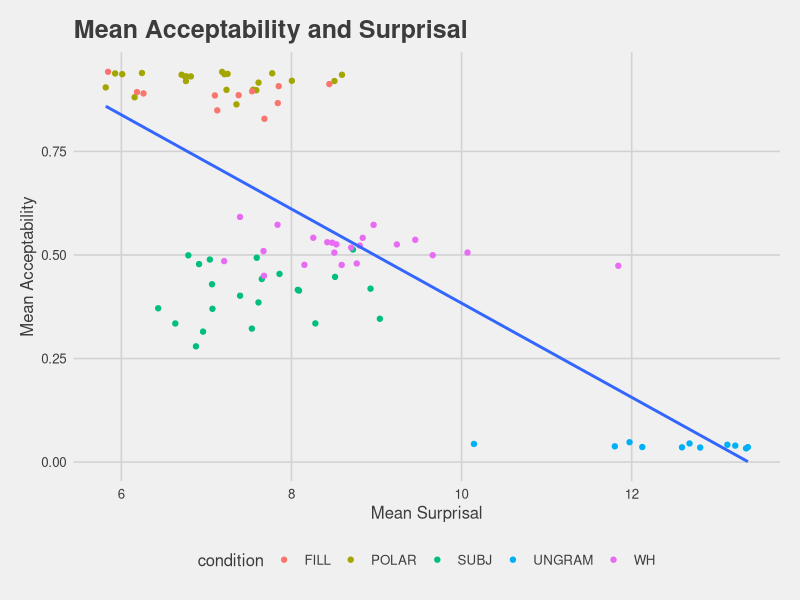
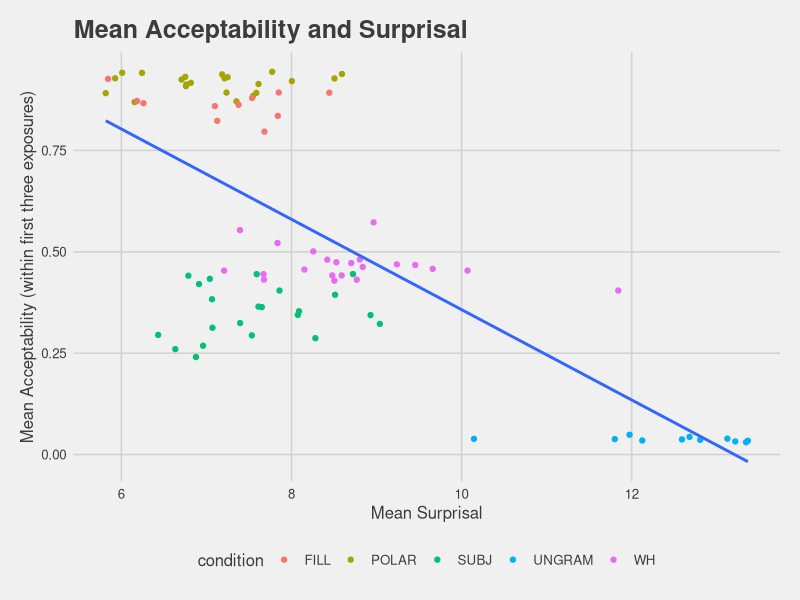
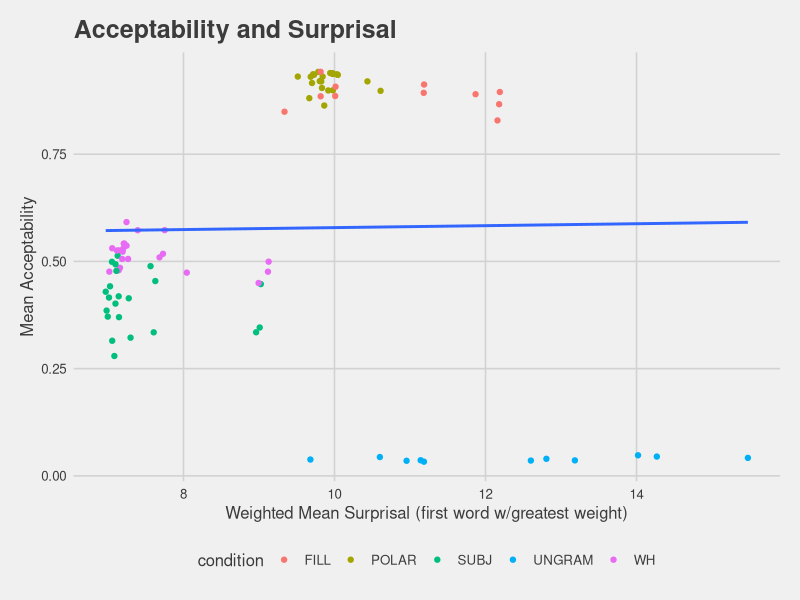
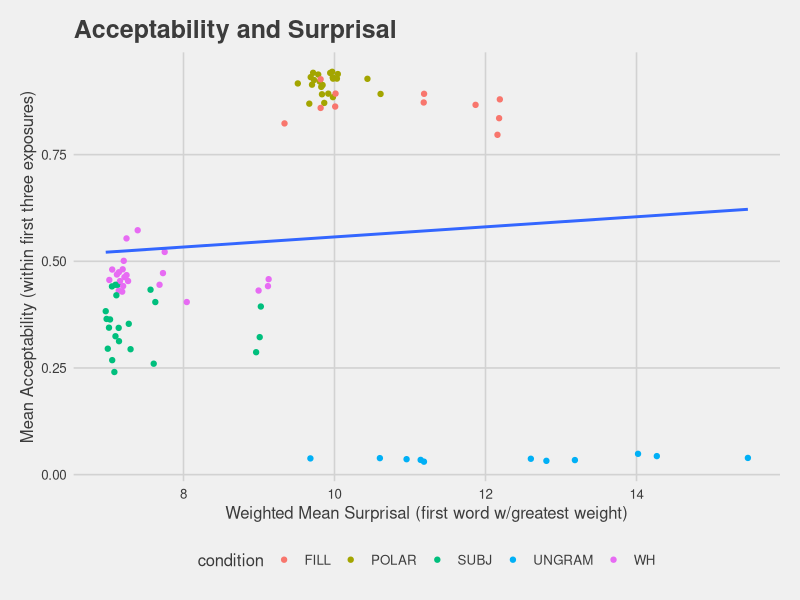
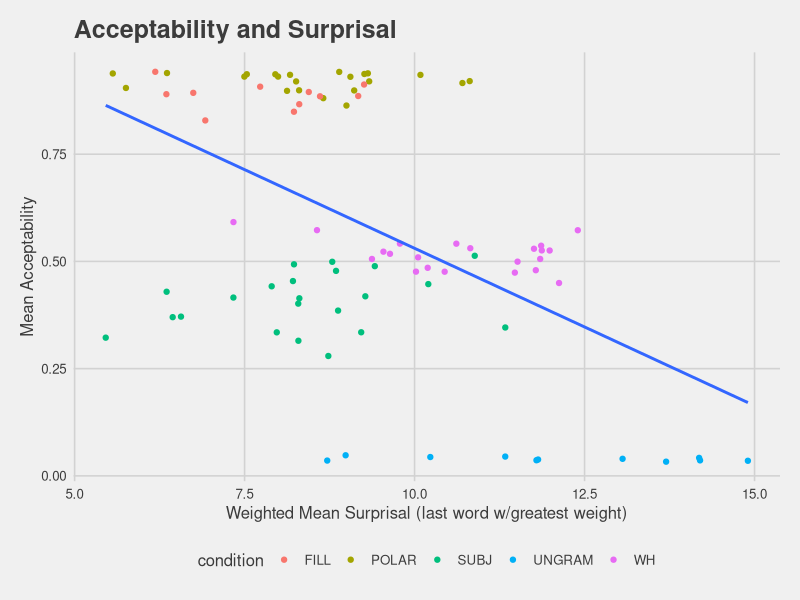
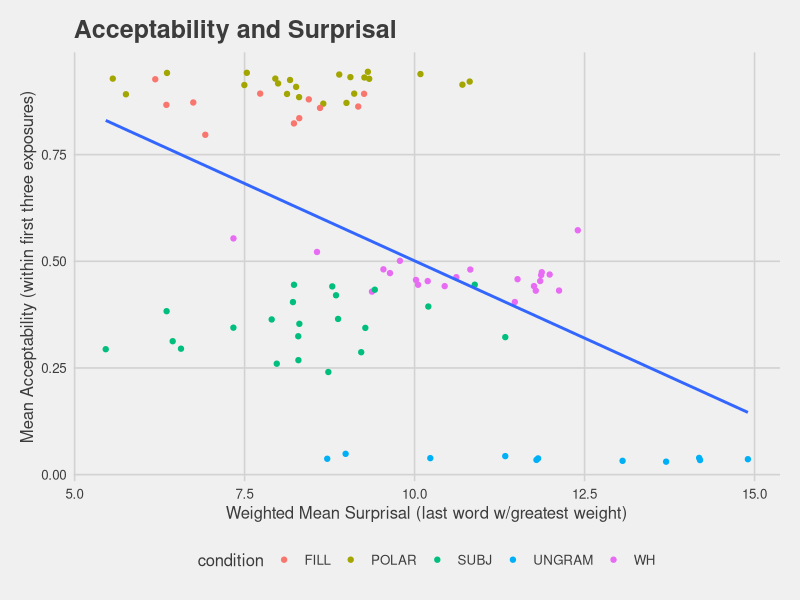
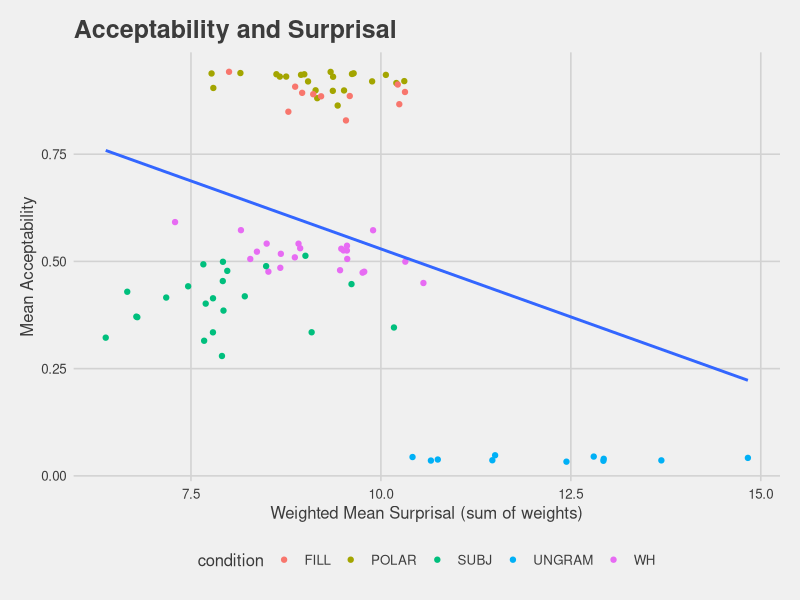
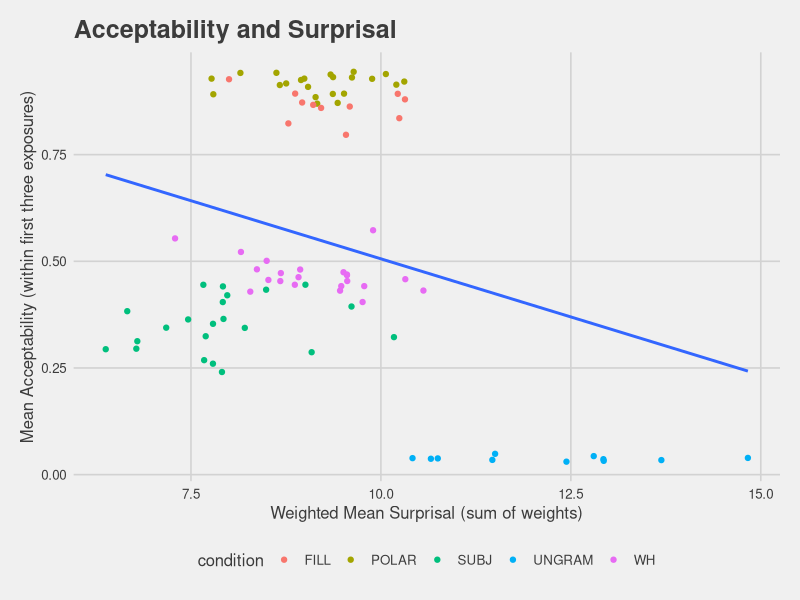

Write the R code that produced these figures, in order.
library(dplyr)
library(ggplot2)
library(ggthemes)
ratings <- read.csv("data/ratings.csv")
surprisals <- read.csv("data/surprisals.csv")

#plot mean surprisal vs mean of all ratings, just first 3
ratings %>%
  ggplot((aes(x = mean_surprisal, y= all_exposures))) +
  geom_point(aes(color = condition)) +
  geom_smooth(method = "lm", se=FALSE) +
  labs(title = "Mean Acceptability and Surprisal", 
       x = "Mean Surprisal", 
       y = "Mean Acceptability") +
  theme_fivethirtyeight() +
  theme(axis.title = element_text())

ratings %>%
  ggplot((aes(x = mean_surprisal, y= first_three_exposures))) +
  geom_point(aes(color = condition)) +
  geom_smooth(method = "lm", se=FALSE) +
  labs(title = "Mean Acceptability and Surprisal", 
       x = "Mean Surprisal", 
       y = "Mean Acceptability (within first three exposures)") +
  theme_fivethirtyeight() +
  theme(axis.title = element_text())

#plot each weight of surprisal vs the two kinds of ratings

ratings %>%
  ggplot((aes(x = weight_first, y= all_exposures))) +
  geom_point(aes(color = condition)) +
  geom_smooth(method = "lm", se=FALSE) +
  labs(title = "Acceptability and Surprisal", 
       x = "Weighted Mean Surprisal (first word w/greatest weight)", 
       y = "Mean Acceptability") +
  theme_fivethirtyeight() +
  theme(axis.title = element_text())

ratings %>%
  ggplot((aes(x = weight_first, y= first_three_exposures))) +
  geom_point(aes(color = condition)) +
  geom_smooth(method = "lm", se=FALSE) +
  labs(title = "Acceptability and Surprisal", 
       x = "Weighted Mean Surprisal (first word w/greatest weight)", 
       y = "Mean Acceptability (within first three exposures)") +
  theme_fivethirtyeight() +
  theme(axis.title = element_text())


ratings %>%
  ggplot((aes(x = weight_last, y= all_exposures))) +
  geom_point(aes(color = condition)) +
  geom_smooth(method = "lm", se=FALSE) +
  labs(title = "Acceptability and Surprisal", 
       x = "Weighted Mean Surprisal (last word w/greatest weight)", 
       y = "Mean Acceptability") +
  theme_fivethirtyeight() +
  theme(axis.title = element_text())

ratings %>%
  ggplot((aes(x = weight_last, y= first_three_exposures))) +
  geom_point(aes(color = condition)) +
  geom_smooth(method = "lm", se=FALSE) +
  labs(title = "Acceptability and Surprisal", 
       x = "Weighted Mean Surprisal (last word w/greatest weight)", 
       y = "Mean Acceptability (within first three exposures)") +
  theme_fivethirtyeight() +
  theme(axis.title = element_text())

ratings %>%
  ggplot((aes(x = weight_sum, y= all_exposures))) +
  geom_point(aes(color = condition)) +
  geom_smooth(method = "lm", se=FALSE) +
  labs(title = "Acceptability and Surprisal", 
       x = "Weighted Mean Surprisal (sum of weights)", 
       y = "Mean Acceptability") +
  theme_fivethirtyeight() +
  theme(axis.title = element_text())

ratings %>%
  ggplot((aes(x = weight_sum, y= first_three_exposures))) +
  geom_point(aes(color = condition)) +
  geom_smooth(method = "lm", se=FALSE) +
  labs(title = "Acceptability and Surprisal", 
       x = "Weighted Mean Surprisal (sum of weights)", 
       y = "Mean Acceptability (within first three exposures)") +
  theme_fivethirtyeight() +
  theme(axis.title = element_text())


ratings %>%
  ggplot((aes(x = normalized, y= all_exposures))) +
  geom_point(aes(color = condition)) +
  geom_smooth(method = "lm", se=FALSE) +
  labs(title = "Acceptability and Surprisal", 
       x = "Normalized Mean Surprisal", 
       y = "Mean Acceptability") +
  theme_fivethirtyeight() +
  theme(axis.title = element_text())

ratings %>%
  ggplot((aes(x = normalized, y= first_three_exposures))) +
  geom_point(aes(color = condition)) +
  geom_smooth(method = "lm", se=FALSE) +
  labs(title = "Acceptability and Surprisal", 
       x = "Normalized Mean Surprisal", 
       y = "Mean Acceptability (within first three exposures)") +
  theme_fivethirtyeight() +
  theme(axis.title = element_text())


# mean, normalized, weight first, last, sum
all_mean <- lm(ratings$all_exposures~ratings$mean_surprisal, ratings)
all_norm <- lm(ratings$all_exposures~ratings$normalized, ratings)
all_first <- lm(ratings$all_exposures~ratings$weight_first, ratings)
all_last <- lm(ratings$all_exposures~ratings$weight_last, ratings)
all_sum <- lm(ratings$all_exposures~ratings$weight_sum, ratings)
f3_mean <- lm(ratings$first_three_exposures~ratings$mean_surprisal, ratings)
f3_norm <- lm(ratings$first_three_exposures~ratings$normalized, ratings)
f3_first <- lm(ratings$first_three_exposures~ratings$weight_first, ratings)
f3_last <- lm(ratings$first_three_exposures~ratings$weight_last, ratings)
f3_sum <- lm(ratings$first_three_exposures~ratings$weight_sum, ratings)
AIC(all_mean)
BIC(all_mean)
AIC(all_norm)
BIC(all_norm)
AIC(all_first)
BIC(all_first)
AIC(all_last)
BIC(all_last)
AIC(all_sum)
BIC(all_sum)
AIC(f3_mean)
BIC(f3_mean)
AIC(f3_norm)
BIC(f3_norm)
AIC(f3_first)
BIC(f3_first)
AIC(f3_last)
BIC(f3_last)
AIC(f3_sum)
BIC(f3_sum)

# factor in condition:
all_mean_cond <- lm(ratings$all_exposures~ratings$mean_surprisal*ratings$condition, ratings)
f3_mean_cond <- lm(ratings$first_three_exposures~ratings$mean_surprisal*ratings$condition, ratings)
all_norm_cond <- lm(ratings$all_exposures~ratings$normalized*ratings$condition, ratings)
f3_norm_cond <- lm(ratings$first_three_exposures~ratings$normalized*ratings$condition, ratings)
AIC(all_mean_cond)
BIC(all_mean_cond)
AIC(f3_mean_cond)
BIC(f3_mean_cond)
AIC(all_norm_cond)
BIC(all_norm_cond)
AIC(f3_norm_cond)
BIC(f3_norm_cond)
summary(f3_norm_cond)
summary(all_norm_cond)
summary(f3_norm)
summary(all_norm)